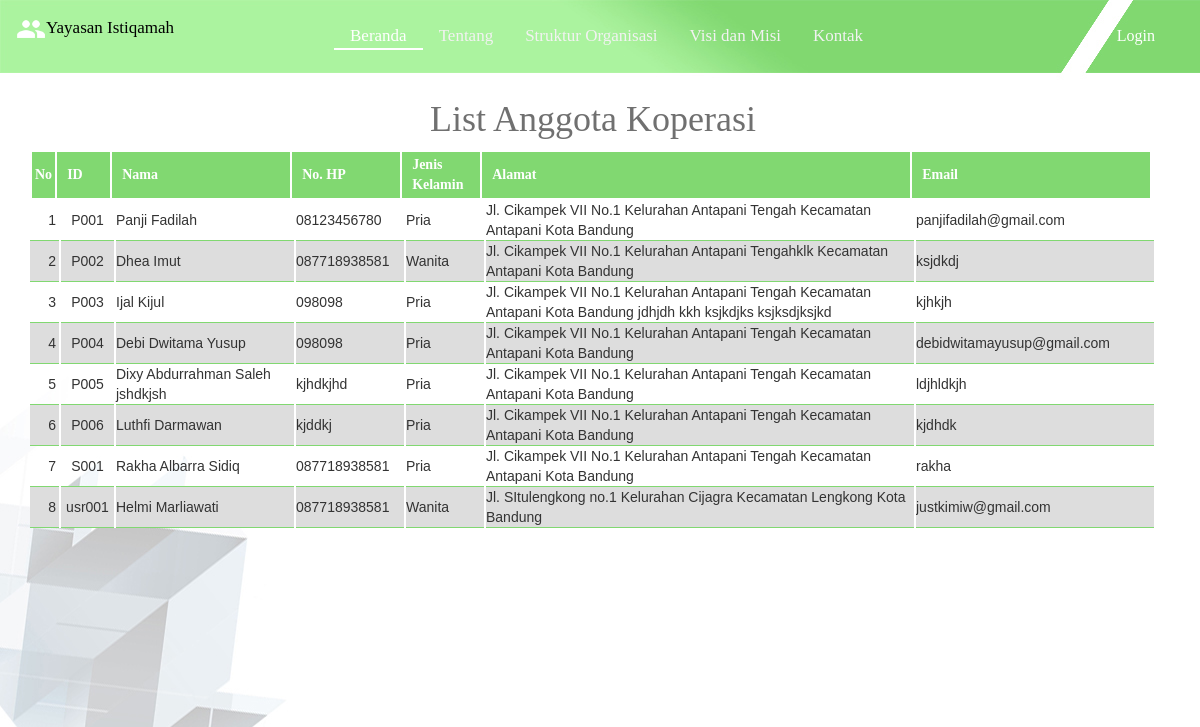
The app's page /listAnggota.php, older data.
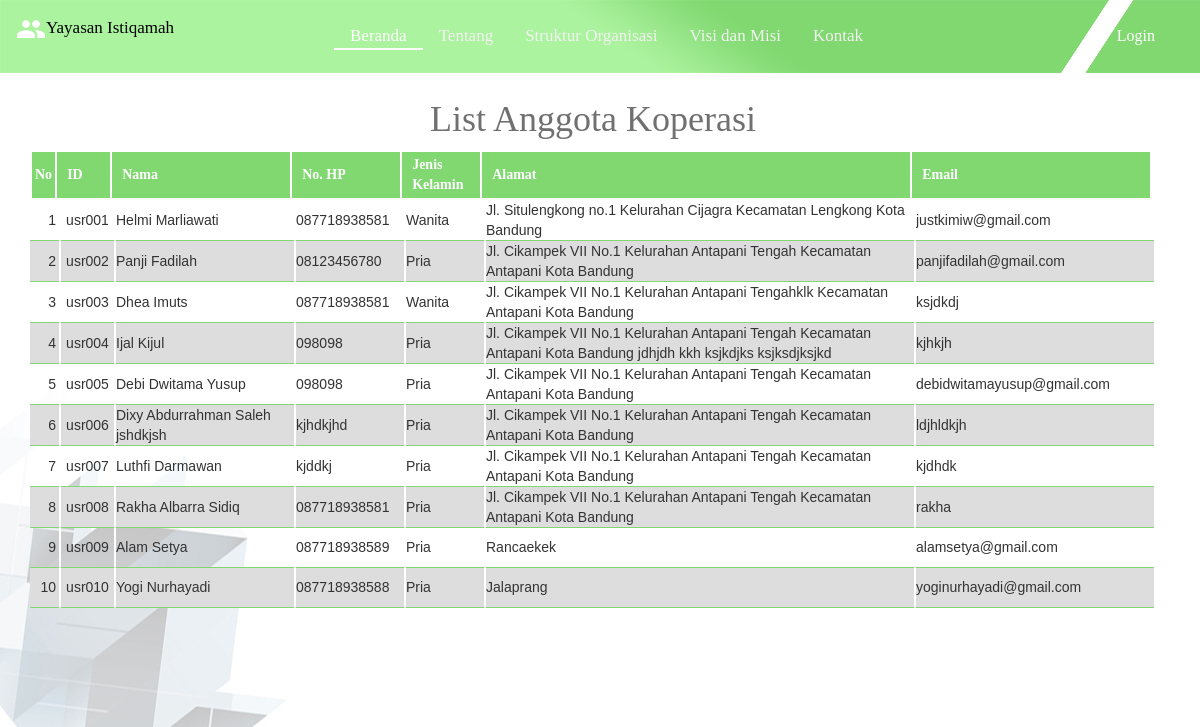
The same page, newer data.
### tables this page shows
CREATE TABLE IF NOT EXISTS `anggota` (
  `id_anggota` varchar(10) NOT NULL,
  `nama` varchar(50) DEFAULT NULL,
  `no_hp` varchar(13) DEFAULT NULL,
  `gender` enum('Pria','Wanita') DEFAULT NULL,
  `alamat` text,
  `email` varchar(26) DEFAULT NULL,
  `password` varchar(25) DEFAULT NULL,
  PRIMARY KEY (`id_anggota`)
);

### listAnggota.php (the view, shortened to what this page needs)
<!DOCTYPE html>
<html>
<head>
	<link rel="stylesheet" href="assets/css/styleTable.css" type="text/css">
	<link rel="stylesheet" href="assets/css/bootstrap.css">
</head>
<body class="mainBody">
	<?php
		include 'header.php';
		include 'logout.php';
	?>
	<h1 class="judulTabel">List Anggota Koperasi</h1>
	<div class="container">
	  		<table class="main">
	  			<thead>
				  <tr class="main">
				    <th class="no">No</th>
				    <th class="id">ID</th>
				    <th class="nama">Nama</th>
				    <th class="noHP">No. HP</th>
				    <th class="jk">Jenis Kelamin</th>
				    <th class="alamat">Alamat</th>
				    <th class="email">Email</th>
				  </tr>
				</thead>
			</table>
			<div style="overflow: auto;height: 500px;">
				<table class="main css-serial" id="listAnggota">
					<tbody style="overflow: auto;height: 240px;">
						 <?php
						 	$link = mysqli_connect("localhost", "root", "", "koperasi");
							$result = mysqli_query($link,"SELECT * FROM anggota");
						 	while	($row = mysqli_fetch_array($result,MYSQLI_ASSOC)){
						 		echo "
						 				<tr class=\"main\">
						 					<td id=\"noList\" class=\"no\"><a class=\"link\" href=\"listAnggota.php?id_anggota=$row[id_anggota]\"></a></td>
						 					<td class=\"id\">$row[id_anggota]</td>
						 					<td class=\"nama\">$row[nama]</td>
						 					<td class=\"noHP\">$row[no_hp]</td>
						 					<td class=\"jk\">$row[gender]</td>
						 					<td class=\"alamat\">$row[alamat]</td>
						 					<td class=\"email\">$row[email]</td>
						 				</tr>
						 		";
						 	}
						 ?>
				 	</tbody>
				 </table>
</body>
</html>

Row changes from the older to the newer data that the page shows:
removed anggota: id_anggota "P001", nama "Panji Fadilah", no_hp "08123456780", gender "Pria", alamat "Jl. Cikampek VII No.1 Kelurahan Antapani Tengah Kecamatan Antapani Kota Bandung", email "panjifadilah@gmail.com"
removed anggota: id_anggota "P002", nama "Dhea Imut", no_hp "087718938581", gender "Wanita", alamat "Jl. Cikampek VII No.1 Kelurahan Antapani Tengahklk Kecamatan Antapani Kota Bandung", email "ksjdkdj"
removed anggota: id_anggota "P003", nama "Ijal Kijul", no_hp "098098", gender "Pria", alamat "Jl. Cikampek VII No.1 Kelurahan Antapani Tengah Kecamatan Antapani Kota Bandung jdhjdh kkh ksjkdjks ksjksdjksjkd", email "kjhkjh"
removed anggota: id_anggota "P004", nama "Debi Dwitama Yusup", no_hp "098098", gender "Pria", alamat "Jl. Cikampek VII No.1 Kelurahan Antapani Tengah Kecamatan Antapani Kota Bandung", email "debidwitamayusup@gmail.com"
removed anggota: id_anggota "P005", nama "Dixy Abdurrahman Saleh jshdkjsh", no_hp "kjhdkjhd", gender "Pria", alamat "Jl. Cikampek VII No.1 Kelurahan Antapani Tengah Kecamatan Antapani Kota Bandung", email "ldjhldkjh"
removed anggota: id_anggota "P006", nama "Luthfi Darmawan", no_hp "kjddkj", gender "Pria", alamat "Jl. Cikampek VII No.1 Kelurahan Antapani Tengah Kecamatan Antapani Kota Bandung", email "kjdhdk"
removed anggota: id_anggota "S001", nama "Rakha Albarra Sidiq", no_hp "087718938581", gender "Pria", alamat "Jl. Cikampek VII No.1 Kelurahan Antapani Tengah Kecamatan Antapani Kota Bandung", email "rakha"
changed anggota "usr001": alamat "Jl. SItulengkong no.1 Kelurahan Cijagra Kecamatan Lengkong Kota Bandung" → "Jl. Situlengkong no.1 Kelurahan Cijagra Kecamatan Lengkong Kota Bandung"
added anggota: id_anggota "usr002", nama "Panji Fadilah", no_hp "08123456780", gender "Pria", alamat "Jl. Cikampek VII No.1 Kelurahan Antapani Tengah Kecamatan Antapani Kota Bandung", email "panjifadilah@gmail.com"
added anggota: id_anggota "usr003", nama "Dhea Imuts", no_hp "087718938581", gender "Wanita", alamat "Jl. Cikampek VII No.1 Kelurahan Antapani Tengahklk Kecamatan Antapani Kota Bandung", email "ksjdkdj"
added anggota: id_anggota "usr004", nama "Ijal Kijul", no_hp "098098", gender "Pria", alamat "Jl. Cikampek VII No.1 Kelurahan Antapani Tengah Kecamatan Antapani Kota Bandung jdhjdh kkh ksjkdjks ksjksdjksjkd", email "kjhkjh"
added anggota: id_anggota "usr005", nama "Debi Dwitama Yusup", no_hp "098098", gender "Pria", alamat "Jl. Cikampek VII No.1 Kelurahan Antapani Tengah Kecamatan Antapani Kota Bandung", email "debidwitamayusup@gmail.com"
added anggota: id_anggota "usr006", nama "Dixy Abdurrahman Saleh jshdkjsh", no_hp "kjhdkjhd", gender "Pria", alamat "Jl. Cikampek VII No.1 Kelurahan Antapani Tengah Kecamatan Antapani Kota Bandung", email "ldjhldkjh"
added anggota: id_anggota "usr007", nama "Luthfi Darmawan", no_hp "kjddkj", gender "Pria", alamat "Jl. Cikampek VII No.1 Kelurahan Antapani Tengah Kecamatan Antapani Kota Bandung", email "kjdhdk"
added anggota: id_anggota "usr008", nama "Rakha Albarra Sidiq", no_hp "087718938581", gender "Pria", alamat "Jl. Cikampek VII No.1 Kelurahan Antapani Tengah Kecamatan Antapani Kota Bandung", email "rakha"
added anggota: id_anggota "usr009", nama "Alam Setya", no_hp "087718938589", gender "Pria", alamat "Rancaekek", email "alamsetya@gmail.com"
added anggota: id_anggota "usr010", nama "Yogi Nurhayadi", no_hp "087718938588", gender "Pria", alamat "Jalaprang", email "yoginurhayadi@gmail.com"
